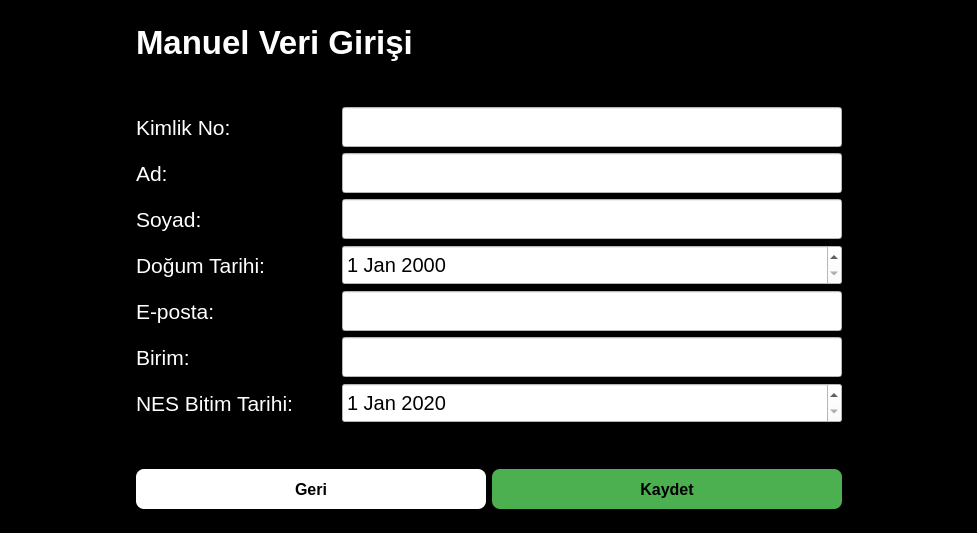
<?xml version="1.0" encoding="UTF-8"?>
<ui version="4.0">
 <class>Form_tekliKayit</class>
 <widget class="QWidget" name="Form_tekliKayit">
  <property name="geometry">
   <rect>
    <x>0</x>
    <y>0</y>
    <width>977</width>
    <height>533</height>
   </rect>
  </property>
  <property name="minimumSize">
   <size>
    <width>270</width>
    <height>50</height>
   </size>
  </property>
  <property name="windowTitle">
   <string>Manuel Kayıt</string>
  </property>
  <property name="styleSheet">
   <string notr="true">background-color: rgb(0, 0, 0);</string>
  </property>
  <layout class="QHBoxLayout" name="horizontalLayout_2">
   <item>
    <spacer name="horizontalSpacer">
     <property name="orientation">
      <enum>Qt::Horizontal</enum>
     </property>
     <property name="sizeType">
      <enum>QSizePolicy::Expanding</enum>
     </property>
     <property name="sizeHint" stdset="0">
      <size>
       <width>40</width>
       <height>20</height>
      </size>
     </property>
    </spacer>
   </item>
   <item>
    <layout class="QVBoxLayout" name="verticalLayout_2">
     <item>
      <spacer name="verticalSpacer_2">
       <property name="orientation">
        <enum>Qt::Vertical</enum>
       </property>
       <property name="sizeHint" stdset="0">
        <size>
         <width>20</width>
         <height>40</height>
        </size>
       </property>
      </spacer>
     </item>
     <item>
      <layout class="QVBoxLayout" name="verticalLayout">
       <item>
        <widget class="QLabel" name="label_manuelVeriGirisi">
         <property name="font">
          <font>
           <pointsize>25</pointsize>
           <weight>75</weight>
           <bold>true</bold>
          </font>
         </property>
         <property name="styleSheet">
          <string notr="true">color: white;</string>
         </property>
         <property name="text">
          <string>Manuel Veri Girişi</string>
         </property>
        </widget>
       </item>
       <item>
        <spacer name="verticalSpacer_4">
         <property name="orientation">
          <enum>Qt::Vertical</enum>
         </property>
         <property name="sizeType">
          <enum>QSizePolicy::Minimum</enum>
         </property>
         <property name="sizeHint" stdset="0">
          <size>
           <width>20</width>
           <height>40</height>
          </size>
         </property>
        </spacer>
       </item>
       <item>
        <layout class="QFormLayout" name="formLayout">
         <item row="0" column="0">
          <widget class="QLabel" name="label_tc">
           <property name="font">
            <font>
             <pointsize>16</pointsize>
            </font>
           </property>
           <property name="styleSheet">
            <string notr="true">color: white;</string>
           </property>
           <property name="text">
            <string>Kimlik No:</string>
           </property>
          </widget>
         </item>
         <item row="0" column="1">
          <widget class="QLineEdit" name="lineEdit_tc">
           <property name="minimumSize">
            <size>
             <width>500</width>
             <height>40</height>
            </size>
           </property>
           <property name="maximumSize">
            <size>
             <width>1000</width>
             <height>16777215</height>
            </size>
           </property>
           <property name="font">
            <font>
             <pointsize>15</pointsize>
            </font>
           </property>
           <property name="styleSheet">
            <string notr="true">background-color: rgb(255, 255, 255);
color: rgb(0, 0, 0);</string>
           </property>
          </widget>
         </item>
         <item row="1" column="0">
          <widget class="QLabel" name="label_ad">
           <property name="font">
            <font>
             <pointsize>16</pointsize>
            </font>
           </property>
           <property name="styleSheet">
            <string notr="true">color: white;</string>
           </property>
           <property name="text">
            <string>Ad:</string>
           </property>
          </widget>
         </item>
         <item row="1" column="1">
          <widget class="QLineEdit" name="lineEdit_ad">
           <property name="minimumSize">
            <size>
             <width>500</width>
             <height>40</height>
            </size>
           </property>
           <property name="maximumSize">
            <size>
             <width>1000</width>
             <height>16777215</height>
            </size>
           </property>
           <property name="font">
            <font>
             <pointsize>15</pointsize>
            </font>
           </property>
           <property name="styleSheet">
            <string notr="true">background-color: rgb(255, 255, 255);
color: rgb(0, 0, 0);</string>
           </property>
          </widget>
         </item>
         <item row="2" column="0">
          <widget class="QLabel" name="label_soyad">
           <property name="font">
            <font>
             <pointsize>16</pointsize>
            </font>
           </property>
           <property name="styleSheet">
            <string notr="true">color: white;</string>
           </property>
           <property name="text">
            <string>Soyad:</string>
           </property>
          </widget>
         </item>
         <item row="2" column="1">
          <widget class="QLineEdit" name="lineEdit_soyad">
           <property name="minimumSize">
            <size>
             <width>500</width>
             <height>40</height>
            </size>
           </property>
           <property name="maximumSize">
            <size>
             <width>1000</width>
             <height>16777215</height>
            </size>
           </property>
           <property name="font">
            <font>
             <pointsize>15</pointsize>
            </font>
           </property>
           <property name="styleSheet">
            <string notr="true">background-color: rgb(255, 255, 255);
color: rgb(0, 0, 0);</string>
           </property>
          </widget>
         </item>
         <item row="3" column="0">
          <widget class="QLabel" name="label_dogumTarihi">
           <property name="font">
            <font>
             <pointsize>16</pointsize>
            </font>
           </property>
           <property name="styleSheet">
            <string notr="true">color: white;</string>
           </property>
           <property name="text">
            <string>Doğum Tarihi:</string>
           </property>
          </widget>
         </item>
         <item row="3" column="1">
          <widget class="QDateEdit" name="dateEdit_dogumTarihi">
           <property name="minimumSize">
            <size>
             <width>500</width>
             <height>40</height>
            </size>
           </property>
           <property name="maximumSize">
            <size>
             <width>1000</width>
             <height>16777215</height>
            </size>
           </property>
           <property name="font">
            <font>
             <pointsize>15</pointsize>
            </font>
           </property>
           <property name="layoutDirection">
            <enum>Qt::LeftToRight</enum>
           </property>
           <property name="styleSheet">
            <string notr="true">background-color: rgb(255, 255, 255);
color: rgb(0, 0, 0);
</string>
           </property>
           <property name="buttonSymbols">
            <enum>QAbstractSpinBox::UpDownArrows</enum>
           </property>
           <property name="dateTime">
            <datetime>
             <hour>0</hour>
             <minute>0</minute>
             <second>0</second>
             <year>2000</year>
             <month>1</month>
             <day>1</day>
            </datetime>
           </property>
           <property name="date">
            <date>
             <year>2000</year>
             <month>1</month>
             <day>1</day>
            </date>
           </property>
          </widget>
         </item>
         <item row="4" column="0">
          <widget class="QLabel" name="label_eposta">
           <property name="minimumSize">
            <size>
             <width>200</width>
             <height>0</height>
            </size>
           </property>
           <property name="font">
            <font>
             <pointsize>16</pointsize>
            </font>
           </property>
           <property name="styleSheet">
            <string notr="true">color: white;</string>
           </property>
           <property name="text">
            <string>E-posta:</string>
           </property>
          </widget>
         </item>
         <item row="4" column="1">
          <widget class="QLineEdit" name="lineEdit_eposta">
           <property name="minimumSize">
            <size>
             <width>500</width>
             <height>40</height>
            </size>
           </property>
           <property name="maximumSize">
            <size>
             <width>1000</width>
             <height>16777215</height>
            </size>
           </property>
           <property name="font">
            <font>
             <pointsize>15</pointsize>
            </font>
           </property>
           <property name="styleSheet">
            <string notr="true">background-color: rgb(255, 255, 255);
color: rgb(0, 0, 0);</string>
           </property>
          </widget>
         </item>
         <item row="5" column="0">
          <widget class="QLabel" name="label_birim">
           <property name="font">
            <font>
             <pointsize>16</pointsize>
            </font>
           </property>
           <property name="styleSheet">
            <string notr="true">color: white;</string>
           </property>
           <property name="text">
            <string>Birim:</string>
           </property>
          </widget>
         </item>
         <item row="6" column="0">
          <widget class="QLabel" name="label">
           <property name="font">
            <font>
             <pointsize>16</pointsize>
            </font>
           </property>
           <property name="styleSheet">
            <string notr="true">color:white;</string>
           </property>
           <property name="text">
            <string>NES Bitim Tarihi:</string>
           </property>
          </widget>
         </item>
         <item row="6" column="1">
          <widget class="QDateEdit" name="dateEdit_nesBitimTarihi">
           <property name="minimumSize">
            <size>
             <width>500</width>
             <height>40</height>
            </size>
           </property>
           <property name="maximumSize">
            <size>
             <width>1000</width>
             <height>16777215</height>
            </size>
           </property>
           <property name="font">
            <font>
             <pointsize>15</pointsize>
            </font>
           </property>
           <property name="styleSheet">
            <string notr="true">background-color: rgb(255, 255, 255);
color: rgb(0, 0, 0);
</string>
           </property>
           <property name="date">
            <date>
             <year>2020</year>
             <month>1</month>
             <day>1</day>
            </date>
           </property>
          </widget>
         </item>
         <item row="5" column="1">
          <widget class="QLineEdit" name="lineEdit_birim">
           <property name="minimumSize">
            <size>
             <width>500</width>
             <height>40</height>
            </size>
           </property>
           <property name="font">
            <font>
             <pointsize>15</pointsize>
            </font>
           </property>
           <property name="styleSheet">
            <string notr="true">background-color: rgb(255, 255, 255);
color: rgb(0, 0, 0);</string>
           </property>
          </widget>
         </item>
        </layout>
       </item>
      </layout>
     </item>
     <item>
      <spacer name="verticalSpacer_3">
       <property name="orientation">
        <enum>Qt::Vertical</enum>
       </property>
       <property name="sizeType">
        <enum>QSizePolicy::Minimum</enum>
       </property>
       <property name="sizeHint" stdset="0">
        <size>
         <width>20</width>
         <height>40</height>
        </size>
       </property>
      </spacer>
     </item>
     <item>
      <layout class="QHBoxLayout" name="horizontalLayout">
       <item>
        <widget class="QPushButton" name="pushButton_geri">
         <property name="minimumSize">
          <size>
           <width>70</width>
           <height>40</height>
          </size>
         </property>
         <property name="font">
          <font>
           <pointsize>12</pointsize>
           <weight>75</weight>
           <bold>true</bold>
          </font>
         </property>
         <property name="styleSheet">
          <string notr="true">background-color: white;
color: black;
border-radius: 8px;
font-weight: bold;</string>
         </property>
         <property name="text">
          <string>Geri</string>
         </property>
        </widget>
       </item>
       <item>
        <widget class="QPushButton" name="pushButton_kaydet">
         <property name="minimumSize">
          <size>
           <width>70</width>
           <height>40</height>
          </size>
         </property>
         <property name="font">
          <font>
           <pointsize>12</pointsize>
           <weight>75</weight>
           <bold>true</bold>
          </font>
         </property>
         <property name="styleSheet">
          <string notr="true">background-color: #4CAF50;
color: black;
border-radius: 8px;
font-weight: bold;
</string>
         </property>
         <property name="text">
          <string>Kaydet</string>
         </property>
        </widget>
       </item>
      </layout>
     </item>
     <item>
      <spacer name="verticalSpacer">
       <property name="orientation">
        <enum>Qt::Vertical</enum>
       </property>
       <property name="sizeHint" stdset="0">
        <size>
         <width>20</width>
         <height>40</height>
        </size>
       </property>
      </spacer>
     </item>
    </layout>
   </item>
   <item>
    <spacer name="horizontalSpacer_2">
     <property name="orientation">
      <enum>Qt::Horizontal</enum>
     </property>
     <property name="sizeType">
      <enum>QSizePolicy::Expanding</enum>
     </property>
     <property name="sizeHint" stdset="0">
      <size>
       <width>40</width>
       <height>20</height>
      </size>
     </property>
    </spacer>
   </item>
  </layout>
 </widget>
 <resources/>
 <connections/>
</ui>
